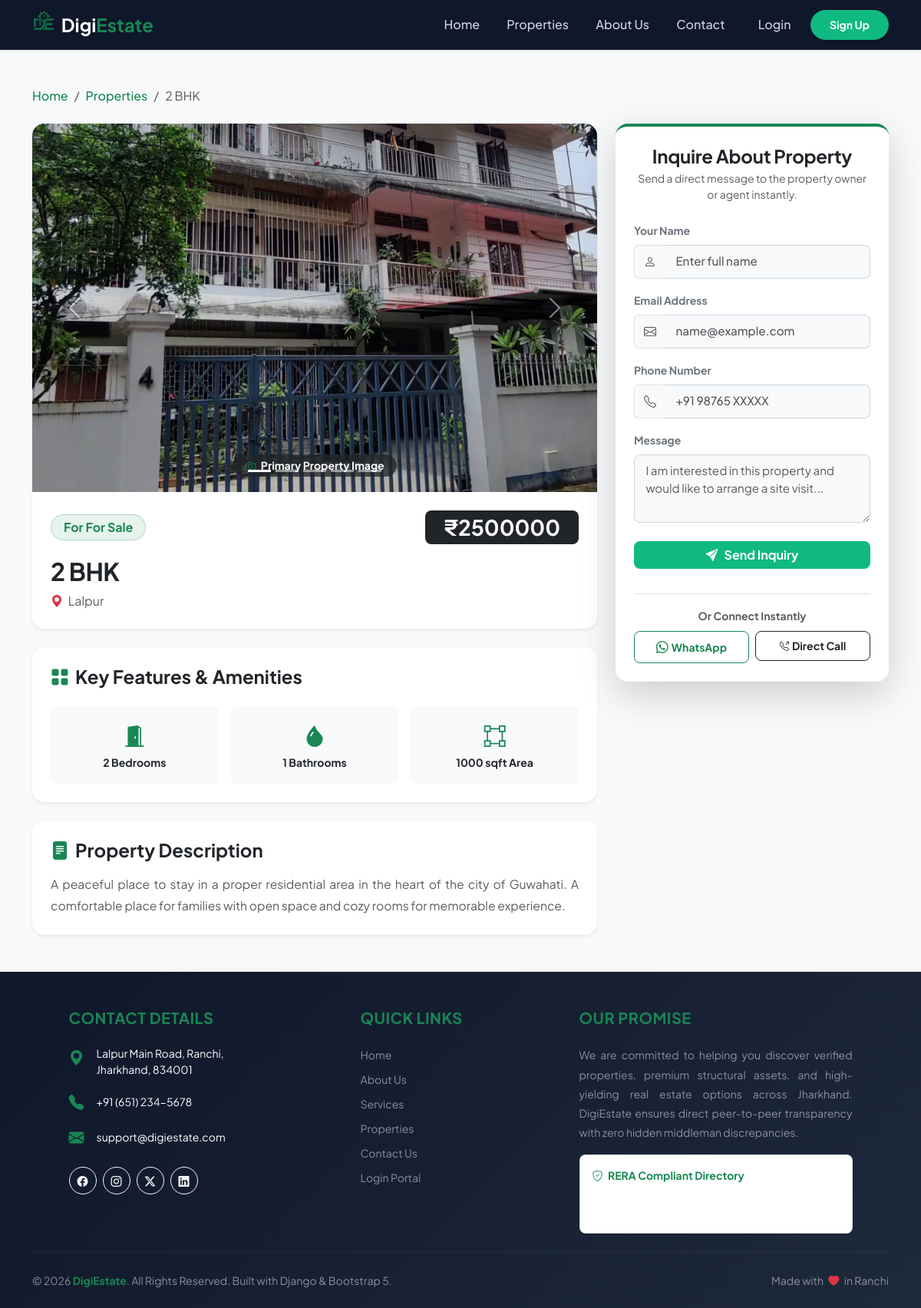
Screenshot of /property/9/ with the database file from the repository.
### properties/models.py (models this page shows, shortened)
class Property(models.Model):
    PROPERTY_TYPES = [
        ('SALE', 'For Sale'),
        ('RENT', 'For Rent'),
    ]
    RANCHI_HOTSPOTS = [
        ('Lalpur', 'Lalpur'),
        ('Kanke Road', 'Kanke Road'),
        ('Doranda', 'Doranda'),
        ('Bariatu', 'Bariatu'),
        ('Kokar', 'Kokar'),
        ('Namkum', 'Namkum'),
        ('Argora', 'Argora / Harmu'),
        ('Ratu Road', 'Ratu Road'),
    ]
    user = models.ForeignKey(User, on_delete=models.CASCADE, related_name='properties', null=True, blank=True)
    title = models.CharField(max_length=200)
    description = models.TextField()
    location = models.CharField(max_length=100, choices=RANCHI_HOTSPOTS, default='Lalpur')
    price = models.IntegerField()
    bedrooms = models.IntegerField()
    bathrooms = models.IntegerField()
    area_sqft = models.IntegerField()
    property_type = models.CharField(max_length=10, choices=PROPERTY_TYPES, default='SALE')
    main_image = models.ImageField(upload_to='properties/')
    created_at = models.DateTimeField(auto_now_add=True)
    class Meta:
        verbose_name_plural = "Properties"

class PropertyImage(models.Model):
    property = models.ForeignKey(Property, on_delete=models.CASCADE, related_name='images')
    image = models.ImageField(upload_to='properties/gallery/')
    alt_text = models.CharField(max_length=100, blank=True, help_text="e.g. Living Room, Kitchen")
    class Meta:
        verbose_name = "Property Image"
        verbose_name_plural = "Property Images"

### properties/views.py (the view, shortened to what this page needs)
# urls.py: path('property/<int:pk>/', views.property_detail, name='property_detail'),
def property_detail(request, pk):
    property_single = get_object_or_404(Property, pk=pk)
    return render(request, 'properties/property_detail.html', {'property': property_single})

### properties/templates/properties/property_detail.html (shortened to what this page needs)
{% extends 'properties/base.html' %}
{% load static %}
{% block content %}
<div class="container my-5">
    <nav aria-label="breadcrumb" class="mb-4">
        <ol class="breadcrumb mb-0">
            <li class="breadcrumb-item"><a href="{% url 'home' %}" class="text-decoration-none fw-medium text-success">Home</a></li>
            <li class="breadcrumb-item"><a href="{% url 'all_properties' %}" class="text-decoration-none fw-medium text-success">Properties</a></li>
            <li class="breadcrumb-item active text-truncate" aria-current="page" style="max-width: 300px;">{{ property.title }}</li>
        </ol>
    </nav>
    <div class="row g-4">
        <div class="col-lg-8">
            <div class="card border-0 shadow-sm mb-4 overflow-hidden rounded-4">
                <div id="propertyCarousel" class="carousel slide carousel-fade" data-bs-ride="carousel">
                    {% if property.images.all %}
                    <div class="carousel-indicators mb-3">
                        <button type="button" data-bs-target="#propertyCarousel" data-bs-slide-to="0" class="active" aria-current="true"></button>
                        {% for img in property.images.all %}
                            <button type="button" data-bs-target="#propertyCarousel" data-bs-slide-to="{{ forloop.counter }}"></button>
                        {% endfor %}
                    </div>
                    {% endif %}
                    <div class="carousel-inner carousel-image-container">
                        <div class="carousel-item active h-100">
                            {% if property.main_image %}
                                <img src="{{ property.main_image.url }}" class="d-block w-100 h-100 object-fit-cover" alt="{{ property.title }}">
                            {% elif property.image %}
                                <img src="{{ property.image.url }}" class="d-block w-100 h-100 object-fit-cover" alt="{{ property.title }}">
                            {% else %}
                                <img src="{% static 'images/property-placeholder.jpg' %}" class="d-block w-100 h-100 object-fit-cover" alt="No Image Available">
                            {% endif %}
                            <div class="carousel-caption d-none d-md-block bg-dark bg-opacity-75 rounded-pill py-1 px-3 mx-auto" style="width: fit-content; bottom: 20px;">
                                <p class="mb-0 small fw-bold text-white"> Primary Property Image</p>
                            </div>
                        </div>
                    </div>
                    {% if property.images.all %}
                    <button class="carousel-control-prev" type="button" data-bs-target="#propertyCarousel" data-bs-slide="prev">
                        <span class="carousel-control-prev-icon bg-dark bg-opacity-50 rounded-circle p-3" aria-hidden="true"></span>
                    </button>
                    <button class="carousel-control-next" type="button" data-bs-target="#propertyCarousel" data-bs-slide="next">
                        <span class="carousel-control-next-icon bg-dark bg-opacity-50 rounded-circle p-3" aria-hidden="true"></span>
                    </button>
                    {% endif %}
                </div>
                <div class="card-body p-4 bg-white">
                    <div class="d-flex flex-wrap justify-content-between align-items-center gap-2 mb-3">
                        <span class="badge bg-success bg-opacity-10 text-success px-3 py-2 fs-6 border border-success border-opacity-25 rounded-pill">
                            For {{ property.get_property_type_display|default:property.property_type|title }}
                        </span>
                        <span class="badge bg-dark text-white fs-3 py-2 px-4 rounded-3" style="font-family: 'Plus Jakarta Sans', sans-serif;">₹{{ property.price }}</span>
                    </div>
                    <h1 class="fw-bold h2 mb-2 text-dark" style="letter-spacing: -0.5px;">{{ property.title }}</h1>
                    <p class="text-muted mb-0 fs-6"><i class="bi bi-geo-alt-fill text-danger me-1"></i> {{ property.location }}</p>
                </div>
            </div>
            <div class="card border-0 shadow-sm p-4 mb-4 rounded-4 bg-white">
                <h4 class="fw-bold mb-4 text-dark"><i class="bi bi-grid-fill text-success me-2"></i>Key Features & Amenities</h4>
                <div class="row text-center g-3">
                    <div class="col-4">
                        <div class="py-3 px-2 h-100 d-flex flex-column align-items-center justify-content-center bg-light rounded-3 border border-light spec-card">
                            <i class="bi bi-door-open-fill fs-3 mb-1 text-success"></i>
                            <span class="fw-bold text-dark small">{{ property.bedrooms|default:"N/A" }} Bedrooms</span>
                        </div>
                    </div>
                    <div class="col-4">
                        <div class="py-3 px-2 h-100 d-flex flex-column align-items-center justify-content-center bg-light rounded-3 border border-light spec-card">
                            <i class="bi bi-droplet-fill fs-3 mb-1 text-success"></i>
                            <span class="fw-bold text-dark small">{{ property.bathrooms|default:"N/A" }} Bathrooms</span>
                        </div>
                    </div>
                    <div class="col-4">
                        <div class="py-3 px-2 h-100 d-flex flex-column align-items-center justify-content-center bg-light rounded-3 border border-light spec-card">
                            <i class="bi bi-bounding-box fs-3 mb-1 text-success"></i>
                            <span class="fw-bold text-dark small">{{ property.area_sqft }} sqft Area</span>
                        </div>
                    </div>
                </div>
            </div>
            <div class="card border-0 shadow-sm p-4 rounded-4 bg-white">
                <h4 class="fw-bold mb-3 text-dark"><i class="bi bi-file-text-fill text-success me-2"></i>Property Description</h4>
                <p class="text-muted mb-0" style="line-height: 1.8; text-align: justify; font-size: 0.98rem;">
                    {{ property.description }}
                </p>
            </div>
        </div>
        <div class="col-lg-4">
            <div class="card border-0 shadow-lg p-4 sticky-top rounded-4 border-top border-4 border-success bg-white" style="top: 90px; z-index: 5;">
                <h4 class="fw-bold mb-1 text-center text-dark" style="letter-spacing: -0.3px;">Inquire About Property</h4>
                <p class="text-muted text-center small mb-4">Send a direct message to the property owner or agent instantly.</p>
                <form method="POST" class="mb-3">
                    <div class="mb-3">
                        <label class="form-label small fw-bold text-secondary">Your Name</label>
                        <div class="input-group">
                            <span class="input-group-text bg-light text-muted border-end-0"><i class="bi bi-person"></i></span>
                            <input type="text" name="name" class="form-control bg-light border-start-0 shadow-none text-dark fw-medium" placeholder="Enter full name" value="" required>
                        </div>
                    </div>
                    <div class="mb-3">
                        <label class="form-label small fw-bold text-secondary">Email Address</label>
                        <div class="input-group">
                            <span class="input-group-text bg-light text-muted border-end-0"><i class="bi bi-envelope"></i></span>
                            <input type="email" name="email" class="form-control bg-light border-start-0 shadow-none text-dark fw-medium" placeholder="name@example.com" value="{% if user.is_authenticated %}{{ user.email }}{% endif %}" required>
                        </div>
                    </div>
                    <div class="mb-3">
                        <label class="form-label small fw-bold text-secondary">Phone Number</label>
                        <div class="input-group">
                            <span class="input-group-text bg-light text-muted border-end-0"><i class="bi bi-telephone"></i></span>
                            <input type="tel" name="phone" class="form-control bg-light border-start-0 shadow-none text-dark fw-medium" placeholder="+91 98765 XXXXX" required>
                        </div>
                    </div>
                    <div class="mb-4">
                        <label class="form-label small fw-bold text-secondary">Message</label>
                        <textarea name="message" class="form-control bg-light shadow-none text-dark" rows="3" placeholder="I am interested in this property and would like to arrange a site visit..." required></textarea>
                    </div>
                    <button type="submit" class="btn btn-auth w-100 fw-bold py-2.5 mb-2 d-flex align-items-center justify-content-center">
                        <i class="bi bi-send-fill me-2"></i> Send Inquiry
                    </button>
                </form>
                <div class="border-top pt-3 mt-2">
                    <div class="text-center mb-2">
                        <span class="text-muted small fw-bold">Or Connect Instantly</span>
                    </div>
                    <div class="row g-2">
                        <div class="col-6">
                            <a href="https://wa.me/916512345678?text=Hi,%20I%20am%20interested%20in%20your%20listing:%20{{ property.title|urlencode }}%20located%20at%20{{ property.location|urlencode }}."
                               target="_blank"
                               class="btn btn-sm btn-outline-success w-100 py-2 fw-bold d-flex align-items-center justify-content-center rounded-3">
                                <i class="bi bi-whatsapp me-1 fs-6"></i> WhatsApp
                            </a>
                        </div>
                        <div class="col-6">
                            <a href="tel:+916512345678"
                               class="btn btn-sm btn-outline-dark w-100 py-2 fw-bold d-flex align-items-center justify-content-center rounded-3">
                                <i class="bi bi-telephone-outbound me-1 small"></i> Direct Call
                            </a>
                        </div>
                    </div>
                </div>
            </div>
        </div>
    </div>
</div>
{% endblock %}

### properties/static/properties/css/style.css (style rules this page uses)
:root { --de-primary: #0f172a; --de-secondary: #1e293b; --de-accent: #10b981; --de-accent-hover: #059669; --de-gold: #f59e0b; --de-light-bg: #f8fafc; --de-card-border: #e2e8f0; --de-text-dark: #334155; --de-text-muted: #64748b; --de-radius-sm: 8px; --de-radius-md: 12px; --de-radius-lg: 20px; --de-shadow-sm: 0 2px 8px rgba(15, 23, 42, 0.05); --de-shadow-md: 0 8px 20px rgba(15, 23, 42, 0.08); --de-shadow-lg: 0 16px 32px rgba(15, 23, 42, 0.12); --de-transition: all 0.3s cubic-bezier(0.4, 0, 0.2, 1); }
body { font-family: 'Plus Jakarta Sans', system-ui, -apple-system, sans-serif; color: var(--de-text-dark); background-color: var(--de-light-bg); -webkit-font-smoothing: antialiased; }
.form-control, .form-select { border-radius: var(--de-radius-sm); border: 1px solid #cbd5e1; padding: 0.6rem 0.9rem; font-size: 0.95rem; transition: var(--de-transition); }

### properties/templates/properties/property_detail.html (style rules this page uses)
.carousel-image-container { height: 480px; background-color: #0f172a; }
.spec-card { transition: all 0.25s ease-in-out; }
.btn-auth { background-color: #10b981; color: #ffffff; font-weight: 700; border-radius: 8px; border: none; transition: all 0.25s ease-in-out; }

### properties/templates/properties/base.html (style rules this page uses)
:root { --font-main: 'Plus Jakarta Sans', sans-serif; }
body { font-family: var(--font-main); }

### rows the page displays
Property: title "2 BHK", main_image (picture), property_type "For Sale", price "2500000", location "Lalpur", bedrooms "2", bathrooms "1", area_sqft "1000", description "A peaceful place to stay in a proper residential area in the heart of the city of Guwahati. A comfortable place for families with open space and cozy rooms for memorable experience."
